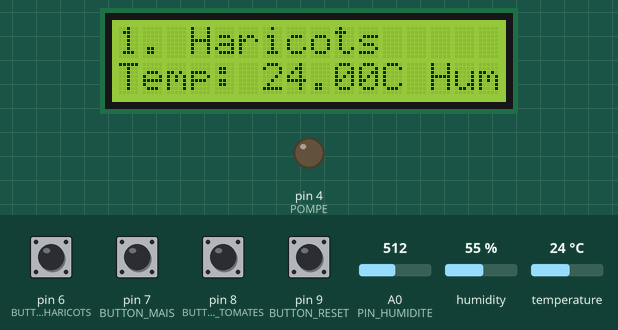
A sketch run on a simulated Arduino Uno, built with avr-gcc and run on an emulated ATmega328P. On the bench: 16×2 character LCD, output pins drawn as LEDs (lit = HIGH). The inputs (shaded band) are chosen by the test bench; at power-on: pin 6 (BUTTON_HARICOTS), pin 7 (BUTTON_MAIS), pin 8 (BUTTON_TOMATES), pin 9 (BUTTON_RESET) HIGH, humidity 55 %, temperature 24 °C, A0 (PIN_HUMIDITE) = 512. What the sketch prints to the serial monitor is not drawn.

Above: at 1.2 s.
1.3 s: humidity set to 22 %
At 2.7 s:
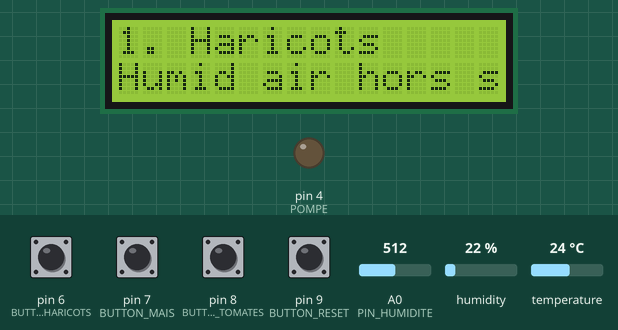
3.7 s: pin 6 (BUTTON_HARICOTS) pulled LOW for 1.25 s
At 5.8 s:
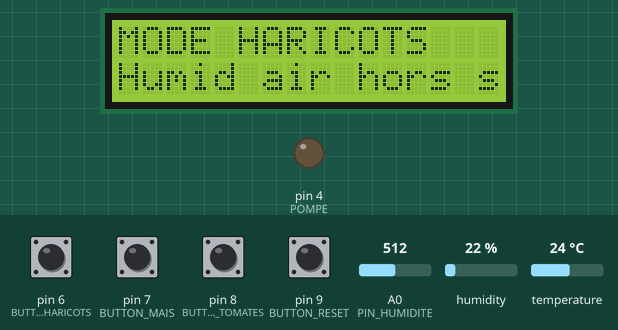
6.9 s: pin 7 (BUTTON_MAIS) pulled LOW for 1.25 s
At 9.7 s:
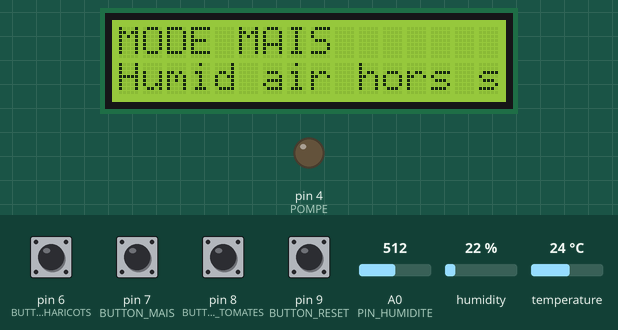
10.0 s: pin 8 (BUTTON_TOMATES) pulled LOW for 1.25 s
At 12.8 s:
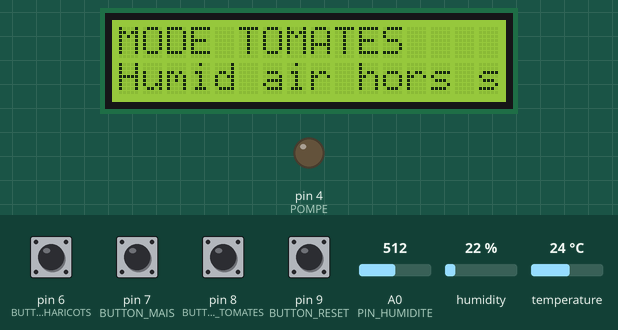
13.1 s: humidity set to 68 %
At 14.8 s:
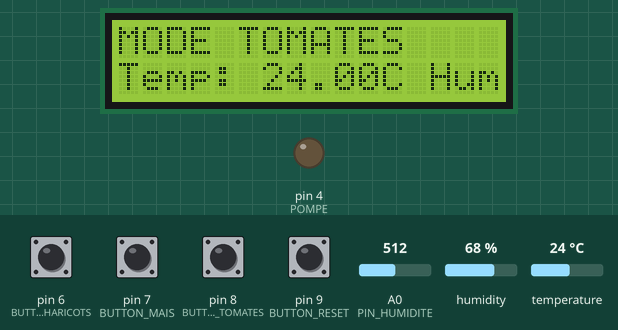
15.3 s: temperature set to 12 °C
At 17.1 s:
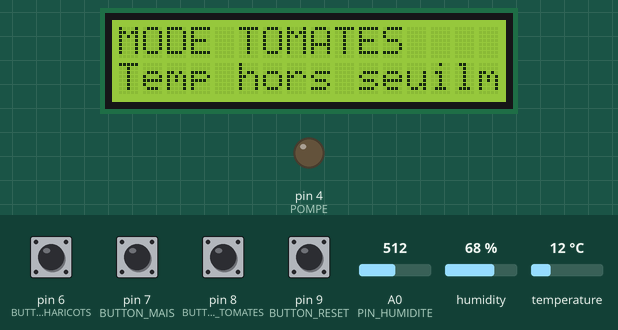
Timing chart, 0 to 18.3 s (numbered marks = the images above; inputs shaded):
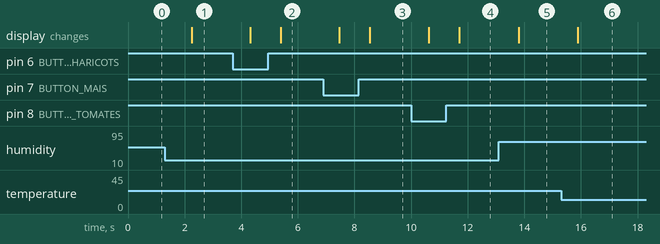

Measured:
- after the input at 1.3 s, the display: changes after 0.95 s (image 1)
- after the input at 3.7 s, the display: first changes after 0.62 s (image 2 shows a later state)
- after the input at 6.9 s, the display: first changes after 0.57 s (image 3 shows a later state)
- after the input at 10.0 s, the display: first changes after 0.62 s (image 4 shows a later state)
- after the input at 13.1 s, the display: changes after 0.71 s (image 5)
- after the input at 15.3 s, the display: changes after 0.59 s (image 6)

The sketch:

WaterWise.ino
```cpp
//inclure les bibliotheques utiles
#include <Wire.h>

#include <LiquidCrystal_I2C.h>

#include <DHT.h>
#include <DHT_U.h>


// Pins pour les composants
const int HUMIDITE_MIN = 0;
const int HUMIDITE_MAX = 1023;
const int PIN_HUMIDITE = A0;
const int POMPE = 4;

#define DHTPIN 5
#define DHTTYPE DHT11

DHT dht(DHTPIN, DHTTYPE);
LiquidCrystal_I2C lcd(0x27, 16, 2);

// Modes de culture
enum CultureMode { HARICOTS, MAIS, TOMATES };
CultureMode mode = HARICOTS;

// Boutons pour changer de mode et réinitialiser
const int BUTTON_HARICOTS = 6;
const int BUTTON_MAIS = 7;
const int BUTTON_TOMATES = 8;
const int BUTTON_RESET = 9;

// Debounce pour les boutons
unsigned long lastDebounceTimeHaricots = 0;
unsigned long lastDebounceTimeMais = 0;
unsigned long lastDebounceTimeTomates = 0;
unsigned long lastDebounceTimeReset = 0;
const unsigned long debounceDelay = 50;

// Seuils d'humidité du sol pour chaque culture
const int HUMIDITE_BASSE_HARICOTS = 30;
const int HUMIDITE_HAUTE_HARICOTS = 70;
const int HUMIDITE_BASSE_MAIS = 20;
const int HUMIDITE_HAUTE_MAIS = 60;
const int HUMIDITE_BASSE_TOMATES = 40;
const int HUMIDITE_HAUTE_TOMATES = 80;

// Seuils de température et d'humidité de l'air pour chaque culture
const int TEMP_BASSE_HARICOTS = 18;
const int TEMP_HAUTE_HARICOTS = 25;
const int HUMID_AIR_BASSE_HARICOTS = 40;
const int HUMID_AIR_HAUTE_HARICOTS = 60;

const int TEMP_BASSE_MAIS = 20;
const int TEMP_HAUTE_MAIS = 30;
const int HUMID_AIR_BASSE_MAIS = 50;
const int HUMID_AIR_HAUTE_MAIS = 70;

const int TEMP_BASSE_TOMATES = 22;
const int TEMP_HAUTE_TOMATES = 28;
const int HUMID_AIR_BASSE_TOMATES = 60;
const int HUMID_AIR_HAUTE_TOMATES = 80;

void setup() {
  Serial.begin(9600);
  dht.begin();
  lcd.begin(16, 2);
  lcd.backlight();

  pinMode(POMPE, OUTPUT);
  pinMode(BUTTON_HARICOTS, INPUT_PULLUP);
  pinMode(BUTTON_MAIS, INPUT_PULLUP);
  pinMode(BUTTON_TOMATES, INPUT_PULLUP);
  pinMode(BUTTON_RESET, INPUT_PULLUP);

  displayOptions();
}

void loop() {
  debounceButton(BUTTON_HARICOTS, HARICOTS, lastDebounceTimeHaricots);
  debounceButton(BUTTON_MAIS, MAIS, lastDebounceTimeMais);
  debounceButton(BUTTON_TOMATES, TOMATES, lastDebounceTimeTomates);
  debounceResetButton(BUTTON_RESET, lastDebounceTimeReset);

  int soilMoistureValue = analogRead(PIN_HUMIDITE);
  int soilMoisturePercent = map(soilMoistureValue, HUMIDITE_MIN, HUMIDITE_MAX, 0, 100);

  float temperature = dht.readTemperature();
  float humidity = dht.readHumidity();

  if (isnan(temperature) || isnan(humidity)) {
    Serial.println("Erreur de lecture du capteur DHT.");
    lcd.setCursor(0, 1);
    lcd.print("Erreur DHT");
  } else {
    Serial.print("Température: ");
    Serial.print(temperature);
    Serial.print(" °C, Humidité: ");
    Serial.print(humidity);
    Serial.println(" %");

    lcd.setCursor(0, 1);
    lcd.print("Temp: ");
    lcd.print(temperature);
    lcd.print("C Hum: ");
    lcd.print(humidity);
    lcd.print("%");

    checkAmbientConditions(temperature, humidity);
  }

  controlHumidity(soilMoisturePercent);

  delay(1000);
}
//fonction de control de l'ecran
void displayOptions() {
  lcd.clear();
  lcd.print("1. Haricots");
  lcd.setCursor(0, 1);
  lcd.print("2. Mais");
  lcd.setCursor(8, 1);
  lcd.print("3. Tomates");
}
//fonction du debounce
void debounceButton(int buttonPin, CultureMode newMode, unsigned long &lastDebounceTime) {
  int reading = digitalRead(buttonPin);

  if (reading == LOW && (millis() - lastDebounceTime) > debounceDelay) {
    mode = newMode;
    lcd.clear();
    lcd.print("MODE ");
    if (newMode == HARICOTS) {
      lcd.print("HARICOTS");
      Serial.println("Mode Haricots sélectionné.");
    } else if (newMode == MAIS) {
      lcd.print("MAIS");
      Serial.println("Mode Mais sélectionné.");
    } else if (newMode == TOMATES) {
      lcd.print("TOMATES");
      Serial.println("Mode Tomates sélectionné.");
    }
    delay(1000);
    lastDebounceTime = millis();
  }
}

void debounceResetButton(int buttonPin, unsigned long &lastDebounceTime) {
  int reading = digitalRead(buttonPin);

  if (reading == LOW && (millis() - lastDebounceTime) > debounceDelay) {
    resetInterface();
    lastDebounceTime = millis();
  }
}
//pour la reinitialisation de l'interface
void resetInterface() {
  lcd.clear();
  displayOptions();
  Serial.println("Interface réinitialisée.");
}
//control de l'humidite du sol
void controlHumidity(int soilMoisturePercent) {
  int humiditeBasse, humiditeHaute;

  switch (mode) {
    case HARICOTS:
      humiditeBasse = HUMIDITE_BASSE_HARICOTS;
      humiditeHaute = HUMIDITE_HAUTE_HARICOTS;
      break;
    case MAIS:
      humiditeBasse = HUMIDITE_BASSE_MAIS;
      humiditeHaute = HUMIDITE_HAUTE_MAIS;
      break;
    case TOMATES:
      humiditeBasse = HUMIDITE_BASSE_TOMATES;
      humiditeHaute = HUMIDITE_HAUTE_TOMATES;
      break;
  }

  if (soilMoisturePercent < humiditeBasse) {
    digitalWrite(POMPE, HIGH);
    Serial.println("Humidité du sol basse. Pompe activée.");
  } else if (soilMoisturePercent > humiditeHaute) {
    digitalWrite(POMPE, LOW);
    Serial.println("Humidité du sol élevée. Pompe désactivée.");
  }
}
//control de la temperature et l'humidite de l'air
void checkAmbientConditions(float temperature, float humidity) {
  int tempBasse, tempHaute, humidAirBasse, humidAirHaute;

  switch (mode) {
    case HARICOTS:
      tempBasse = TEMP_BASSE_HARICOTS;
      tempHaute = TEMP_HAUTE_HARICOTS;
      humidAirBasse = HUMID_AIR_BASSE_HARICOTS;
      humidAirHaute = HUMID_AIR_HAUTE_HARICOTS;
      break;
    case MAIS:
      tempBasse = TEMP_BASSE_MAIS;
      tempHaute = TEMP_HAUTE_MAIS;
      humidAirBasse = HUMID_AIR_BASSE_MAIS;
      humidAirHaute = HUMID_AIR_HAUTE_MAIS;
      break;
    case TOMATES:
      tempBasse = TEMP_BASSE_TOMATES;
      tempHaute = TEMP_HAUTE_TOMATES;
      humidAirBasse = HUMID_AIR_BASSE_TOMATES;
      humidAirHaute = HUMID_AIR_HAUTE_TOMATES;
      break;
  }

  if (temperature < tempBasse || temperature > tempHaute) {
    Serial.println("Température hors des seuils !");
    lcd.setCursor(0, 1);
    lcd.print("Temp hors seuil");
  } else {
    Serial.println("Température OK.");
  }

  if (humidity < humidAirBasse || humidity > humidAirHaute) {
    Serial.println("Humidité de l'air hors des seuils !");
    lcd.setCursor(0, 1);
    lcd.print("Humid air hors seuil");
  } else {
    Serial.println("Humidité de l'air OK.");
  }
}
```
